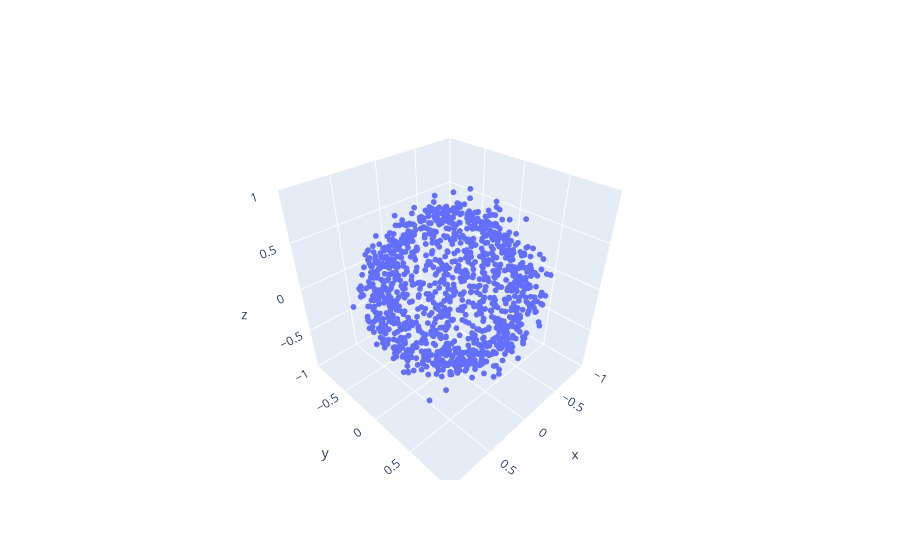

Source (notebook cell):
### Code cell
range_k=100
folder = 'goe_xxyyzz'
N=12
state_number=0

X3_long=[]
X2_long=[]
m_list=[]
m1_list=[]
for k in range(range_k):
    file_name=folder+f"{N}_{k}_{state_number}"
    dab=load_d(file_name)
    X2,X3,m1,m=mapData(dab,False)
    X3_long.append(X3)
    X2_long.append(X2)
    m_list.append(m)
    m1_list.append(m1)
X3_long_array=np.concatenate(X3_long, axis=0)
X2_long_array=np.concatenate(X2_long, axis=0)

m=max(m_list)
m1=max(m1_list)

plt.scatter(X2_long_array[:,0]/m1,X2_long_array[:,1]/m1)
plt.title("2D embedding")
plt.xlabel("x")
plt.ylabel("y")
output_dir = 'plots'
os.makedirs(output_dir, exist_ok=True)  # Create the directory if it does not exist
plt.savefig(os.path.join(output_dir, f'2D_embedding_xxyyzz_I_avg.png'))
plt.show()

fig = go.Figure(data=go.Scatter3d(x=X3_long_array[:, 0]/m, y=X3_long_array[:, 1]/m, z=X3_long_array[:, 2]/m, mode='markers',marker=dict(size=2)))

fig.update_layout(
scene=dict(
            xaxis=dict(range=[-1, 1]),
            yaxis=dict(range=[-1, 1]),
            zaxis=dict(range=[-1, 1]),
            aspectmode='cube'))
        
fig.show()

r,x0,y0,z0, rmse=sphereFit(X3_long_array[:,0]/m,X3_long_array[:,1]/m,X3_long_array[:,2]/m)
print(f"Number of points {range_k*12}")
print("RMSE of the cloud points to a sphere: ")
print(rmse)
print("Number of points in a sphere of radius 0.5: ")
count_points_in_sphere(X3_long_array[:,0]/m, X3_long_array[:,1]/m, X3_long_array[:,2]/m, 0.5)

### Figure 1 — Plotly figure (JSON) as saved in the notebook; plotly's stock layout.template omitted (floating-point values rounded to 4 significant figures; data arrays with more than 128 entries replaced by an {"elided": "..."} marker saying what was removed)
{"data": [{"marker": {"size": 2}, "mode": "markers", "type": "scatter3d", "x": {"elided": "1200 float values"}, "y": {"elided": "1200 float values"}, "z": {"elided": "1200 float values"}}], "layout": {"scene": {"aspectmode": "cube", "xaxis": {"range": [-1, 1]}, "yaxis": {"range": [-1, 1]}, "zaxis": {"range": [-1, 1]}}}}
